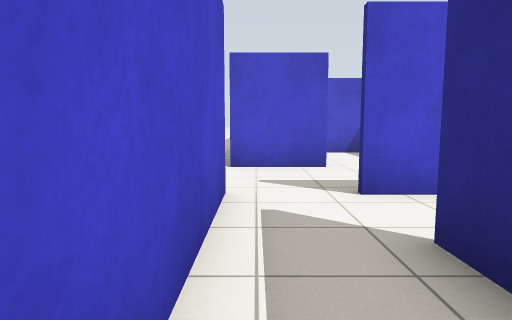
view 1 (above)

20 first-person views from a walk through a robot-simulator world made for Gazebo. The camera is 0.94 m above the floor, tilts 6° down and sees 75° across. The floor is counted in squares, 1 m on a side. Each view is taken from the middle of a square. On the plan, view 1 faces up. The plan holds only what a view shows up to about 12 squares ahead; the rest is blank.

view 2
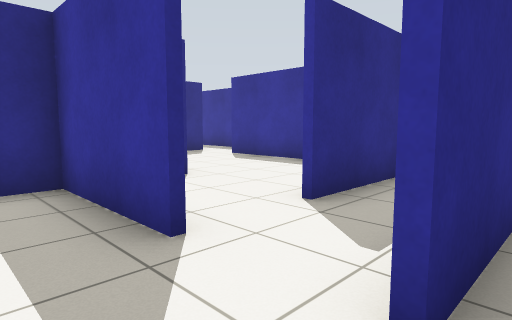

view 3
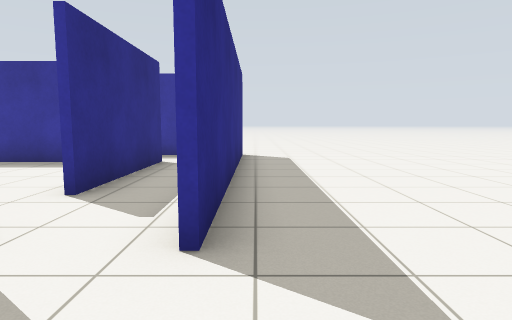

view 4
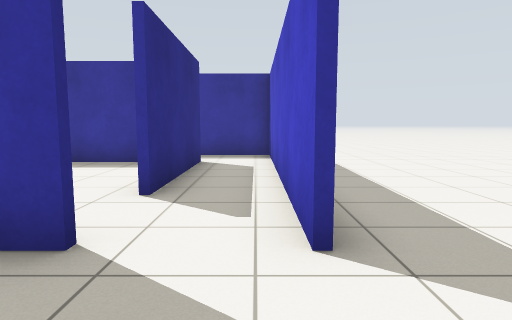

view 5
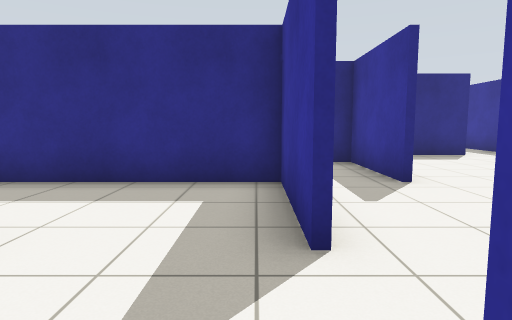

view 6
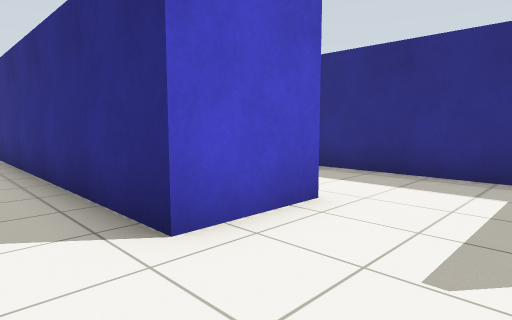

view 7
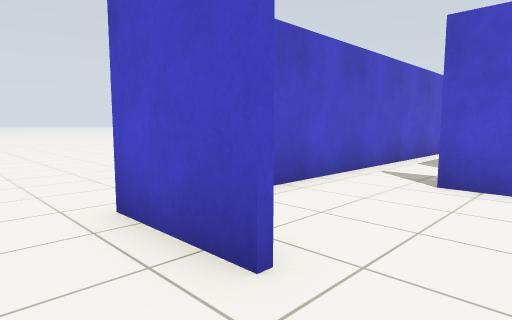

view 8
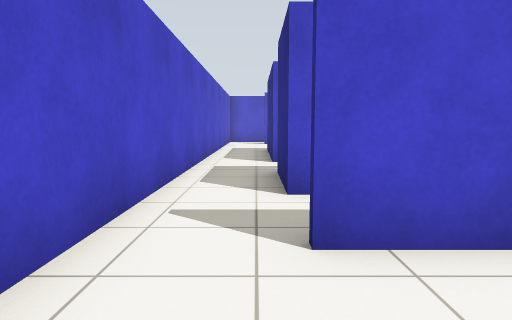

view 9
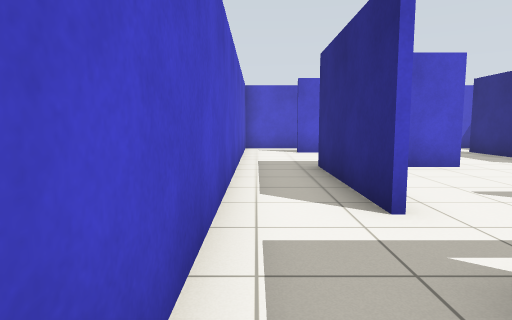

view 10
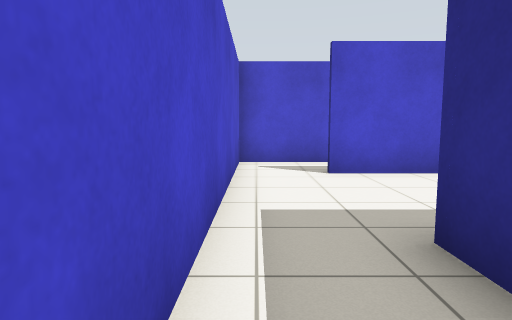

view 11
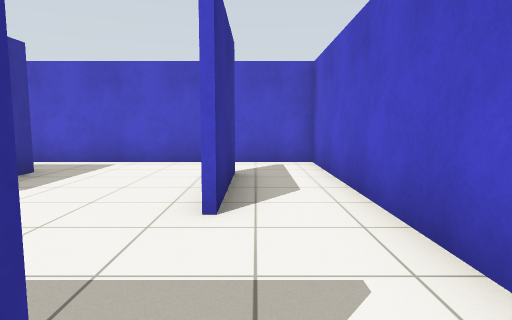

view 12
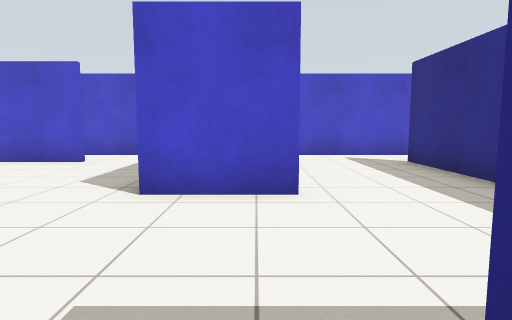

view 13
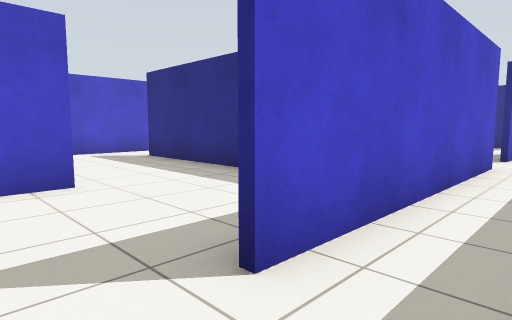

view 14
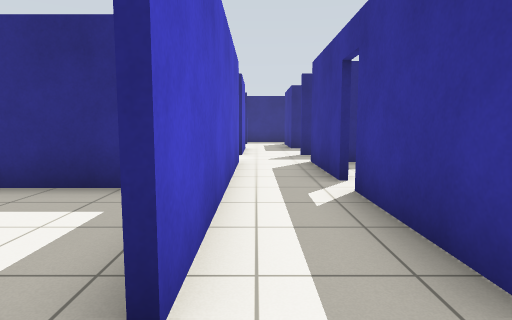

view 15
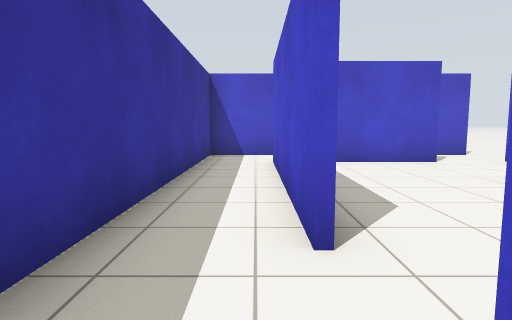

view 16
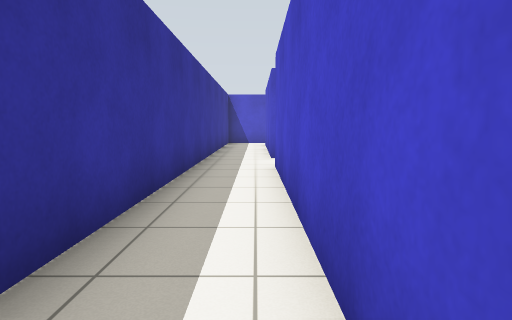

view 17
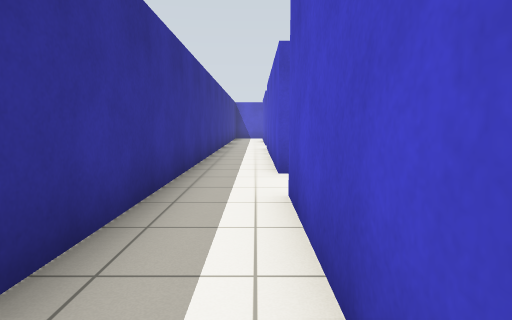

view 18
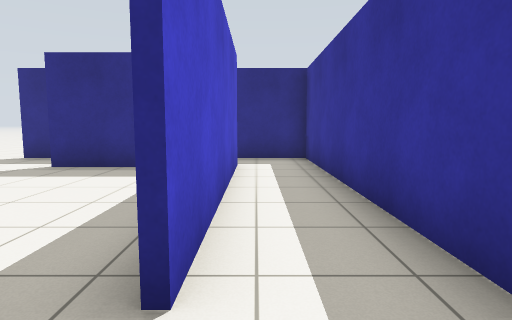

view 19
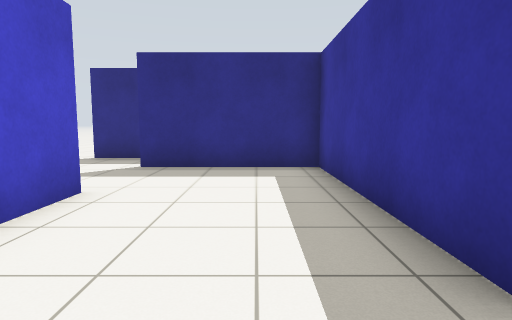

view 20
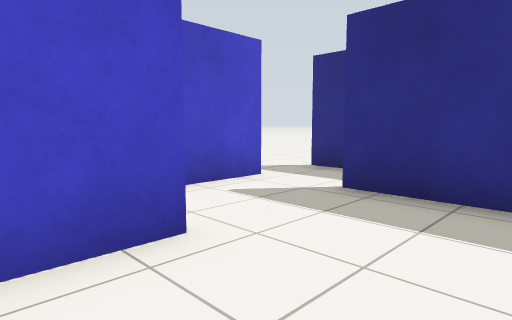

### Floor plan
Ten units are one square. View 1 is at (0, 0); x grows to the right and y downward. Boxes are objects, and circles mark ways between rooms. Rooms are numbered by the first view taken in them; rooms with no view inside come last. Other rooms are left out.
<svg viewBox="-25 -279 294 324">
<path fill="none" stroke="#000" d="M16 -26 16 0M25 -44 14 -44M14 -46 44 -46 44 -75M-4 -46 -4 14M16 -74 -6 -74M29 14 76 14M14 16 14 -26M-6 35 -6 -46M94 16 94 -1M36 -114 14 -114M-4 -115 -4 -98M44 -75 44 -94M46 -254 14 -254M15 -256 46 -256M74 -236 74 -256M62 -274 -4 -274 -4 -135M14 -174 14 -216 20 -216M14 -134 14 -156M96 -214 74 -214M46 -214 34 -214M129 -190 129 -256M139 -274 102 -274M98 -156 128 -156M135 -156 166 -156M166 -174 94 -174M76 16 14 16M165 16 94 16M-4 14 -4 34 264 34 264 14M249 16 185 16M216 -24 200 -24M188 14 244 14 244 -26M-4 -135 -4 -115"/>
<circle cx="25" cy="-80" r="3" fill="#2a7"/>
<circle cx="0" cy="10" r="3" fill="#2a7"/>
<circle cx="80" cy="10" r="3" fill="#2a7"/>
<circle cx="5" cy="-120" r="3" fill="#2a7"/>
<circle cx="10" cy="-170" r="3" fill="#2a7"/>
<circle cx="55" cy="-220" r="3" fill="#2a7"/>
<circle cx="0" cy="-140" r="3" fill="#2a7"/>
<circle cx="85" cy="-180" r="3" fill="#2a7"/>
<circle cx="175" cy="10" r="3" fill="#2a7"/>
<text x="20" y="-30">1</text>
<text x="20" y="-100">2</text>
<text x="30" y="-230">3</text>
<text x="80" y="-210">4</text>
<text x="110" y="-170">5</text>
<text x="120" y="20">6</text>
<text x="200" y="-10">7</text>
<text x="20" y="-130">8</text>
</svg>
Room 1 opens to room 2. Room 1 opens to room 6. Room 2 opens to room 8. Room 3 opens to room 4. Room 3 opens to room 8. Room 4 opens to room 5. Room 6 opens to room 7.

Where each view was taken, in squares from view 1:
view 1: 0 up, 0 right, facing up
view 2: 6 up, 1 left, facing down-right
view 3: 7 up, 1 left, facing down
view 4: 7 up, 0 right, facing down
view 5: 5 up, 1 left, facing right
view 6: 5 up, 2 left, facing up-right
view 7: 6 up, 3 right, facing up-left
view 8: 9 up, 1 right, facing up
view 9: 14 up, 0 right, facing up
view 10: 19 up, 0 right, facing up
view 11: 26 up, 8 right, facing left
view 12: 17 up, 9 right, facing up
view 13: 16 up, 8 right, facing up-right
view 14: 17 up, 8 right, facing right
view 15: 2 down, 10 right, facing left
view 16: 2 down, 17 right, facing left
view 17: 2 down, 23 right, facing left
view 18: 2 down, 17 right, facing right
view 19: 0 up, 17 right, facing right
view 20: 0 up, 20 right, facing up-right
